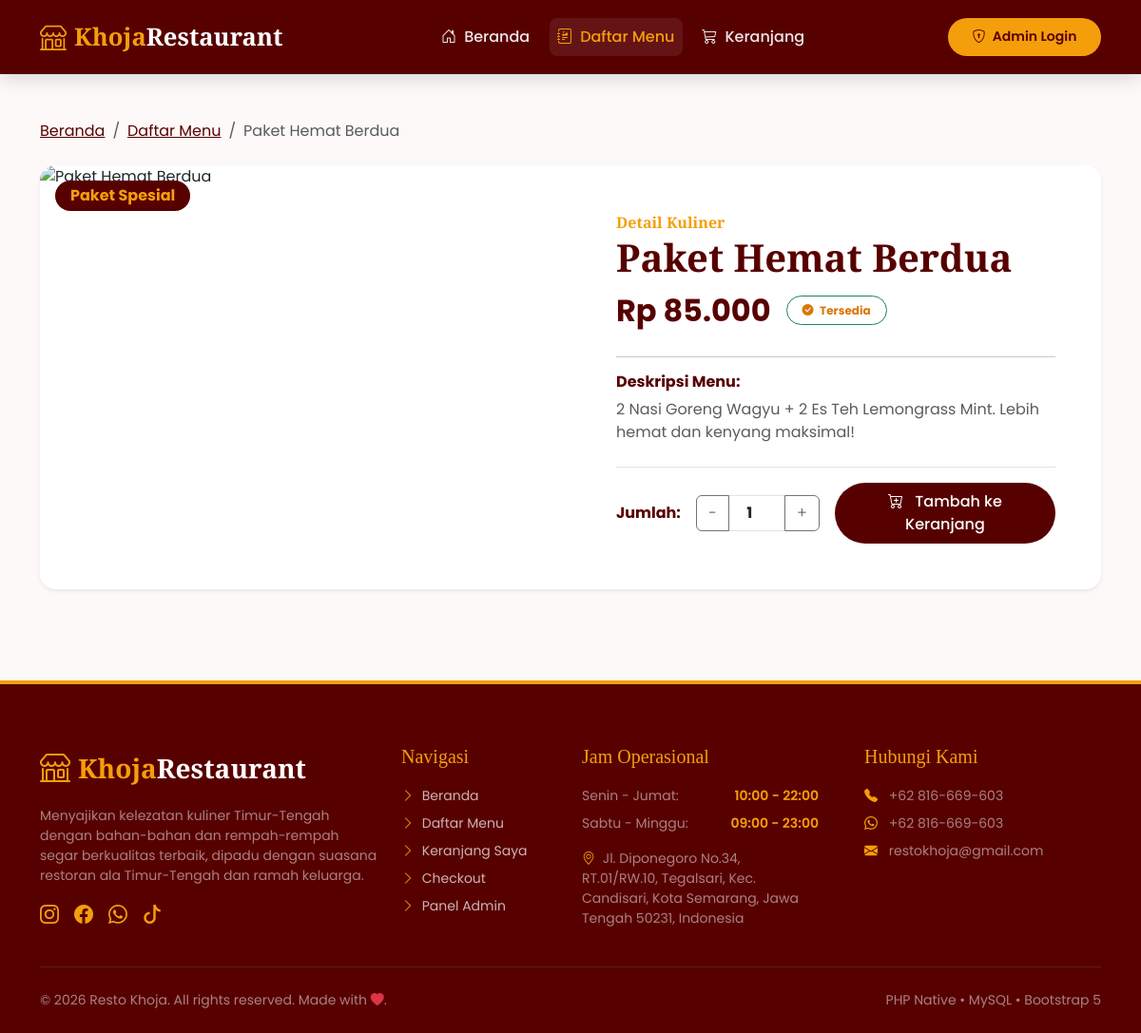
The page /detail_menu.php?id=8 on the database its author committed.
### tables this page shows
CREATE TABLE `menu` (
  `id_menu` INT(11) NOT NULL AUTO_INCREMENT,
  `id_kategori` INT(11) NOT NULL,
  `nama_menu` VARCHAR(100) NOT NULL,
  `harga` DECIMAL(12,2) NOT NULL,
  `deskripsi` TEXT DEFAULT NULL,
  `gambar` VARCHAR(255) NOT NULL,
  PRIMARY KEY (`id_menu`),
  KEY `fk_menu_kategori` (`id_kategori`),
  CONSTRAINT `fk_menu_kategori` FOREIGN KEY (`id_kategori`) REFERENCES `kategori` (`id_kategori`) ON DELETE CASCADE ON UPDATE CASCADE
);

CREATE TABLE `kategori` (
  `id_kategori` INT(11) NOT NULL AUTO_INCREMENT,
  `nama_kategori` VARCHAR(50) NOT NULL,
  PRIMARY KEY (`id_kategori`)
);

### config/koneksi.php (called while the page is built, shortened)
<?php
if (!function_exists('format_rupiah')) {
    function format_rupiah($angka) {
        return "Rp " . number_format($angka, 0, ',', '.');
    }
}
?>

### detail_menu.php (the view, shortened to what this page needs)
<?php
require_once __DIR__ . '/header.php';
if (!function_exists('get_menu_image')) {
    function get_menu_image($gambar) {
        $path = "assets/images/" . $gambar;
        return 'https://images.unsplash.com/photo-1504674900247-0877df9cc836?w=600&q=80';
    }
}
$id_menu = isset($_GET['id']) ? intval($_GET['id']) : 0;
try {
    $stmt = $pdo->prepare("SELECT m.*, k.nama_kategori FROM menu m JOIN kategori k ON m.id_kategori = k.id_kategori WHERE m.id_menu = :id");
    $stmt->execute([':id' => $id_menu]);
    $menu = $stmt->fetch();
} catch (Exception $e) {
    die("Terjadi kesalahan: " . $e->getMessage());
}
?>
<main class="py-5">
    <div class="container">
        <nav aria-label="breadcrumb" class="mb-4">
            <ol class="breadcrumb">
                <li class="breadcrumb-item"><a href="index.php" class="text-dark-green">Beranda</a></li>
                <li class="breadcrumb-item"><a href="menu.php" class="text-dark-green">Daftar Menu</a></li>
                <li class="breadcrumb-item active" aria-current="page"><?= htmlspecialchars($menu['nama_menu']) ?></li>
            </ol>
        </nav>
        <div class="card border-0 shadow-sm rounded-4 overflow-hidden bg-white mb-5">
            <div class="row g-0">
                <div class="col-lg-6">
                    <div class="position-relative h-100" style="min-height: 380px;">
                        <img src="<?= get_menu_image($menu['gambar']) ?>" alt="<?= htmlspecialchars($menu['nama_menu']) ?>" class="w-100 h-100 object-fit-cover">
                        <span class="badge bg-dark-green text-gold position-absolute top-0 start-0 m-3 px-3 py-2 rounded-pill fs-6">
                            <?= htmlspecialchars($menu['nama_kategori']) ?>
                        </span>
                    </div>
                </div>
                <div class="col-lg-6 p-4 p-lg-5 d-flex flex-column justify-content-between">
                    <div>
                        <span class="text-gold font-heading fw-bold">Detail Kuliner</span>
                        <h1 class="display-6 font-heading fw-bold text-dark-green mb-2"><?= htmlspecialchars($menu['nama_menu']) ?></h1>
                        <div class="d-flex align-items-center gap-3 mb-4">
                            <span class="fs-2 fw-bold text-dark-green"><?= format_rupiah($menu['harga']) ?></span>
                            <span class="badge bg-light-green-bg text-light-green border border-success px-3 py-2 rounded-pill">
                                <i class="bi bi-check-circle-fill me-1"></i> Tersedia
                            </span>
                        </div>
                        <hr>
                        <h6 class="fw-bold text-dark-green">Deskripsi Menu:</h6>
                        <p class="text-muted leading-relaxed mb-4">
                            <?= nl2br(htmlspecialchars($menu['deskripsi'])) ?>
                        </p>
                    </div>
                    <form action="keranjang.php" method="GET" class="pt-3 border-top">
                        <div class="row g-3 align-items-center">
                            <div class="col-auto">
                                <label for="qty" class="col-form-label fw-bold text-dark-green">Jumlah:</label>
                            </div>
                            <div class="col-auto">
                                <div class="input-group" style="width: 130px;">
                                    <button class="btn btn-outline-secondary" type="button" onclick="var q=document.getElementById('qty'); if(q.value>1) q.value--;">-</button>
                                    <input type="number" id="qty" name="qty" class="form-control text-center fw-bold" value="1" min="1" max="50">
                                    <button class="btn btn-outline-secondary" type="button" onclick="var q=document.getElementById('qty'); q.value++;">+</button>
                                </div>
                            </div>
                            <div class="col">
                                <button type="submit" class="btn btn-dark-custom w-100 py-2">
                                    <i class="bi bi-cart-plus me-2"></i> Tambah ke Keranjang
                                </button>
                            </div>
                        </div>
                    </form>
                </div>
            </div>
        </div>
    </div>
</main>
<?php require_once __DIR__ . '/footer.php'; ?>

### assets/css/style.css (style rules this page uses)
:root { --color-dark-green: #570000; --color-dark-green-hover: #cc6d69; --color-light-green: #D97706; --color-light-green-bg: #E0F2FE; --color-gold: #F59E0B; --color-gold-hover: #D97706; --color-white: #FFFFFF; --color-bg: #fcf9f8; --color-text-dark: #0F172A; --color-text-muted: #64748B; --box-shadow-soft: 0 10px 30px rgba(15, 23, 42, 0.08); --box-shadow-hover: 0 15px 35px rgba(21, 30, 49, 0.15); --font-heading: 'Playfair Display', serif; --font-body: 'Poppins', sans-serif; --radius-rounded: 50rem; --radius-card: 1.25rem; }
body { font-family: var(--font-body); background-color: var(--color-bg); color: var(--color-text-dark); display: flex; flex-direction: column; min-height: 100vh; }
main { flex: 1; }
h1, h2, h3, h4, .font-heading { font-family: var(--font-heading); }
.bg-dark-green { background-color: var(--color-dark-green) !important; }
.text-dark-green { color: var(--color-dark-green) !important; }
.text-light-green { color: var(--color-light-green) !important; }
.text-gold { color: var(--color-gold) !important; }
.btn-dark-custom { background-color: var(--color-dark-green); color: var(--color-white); border: none; font-weight: 500; padding: 0.6rem 1.6rem; border-radius: var(--radius-rounded); transition: all 0.3s ease; }

### rows shown on the page
menu: nama_menu "Paket Hemat Berdua", id_kategori.nama_kategori "Paket Spesial", harga "Rp 85.000", deskripsi "2 Nasi Goreng Wagyu + 2 Es Teh Lemongrass Mint. Lebih hemat dan kenyang maksimal!"
